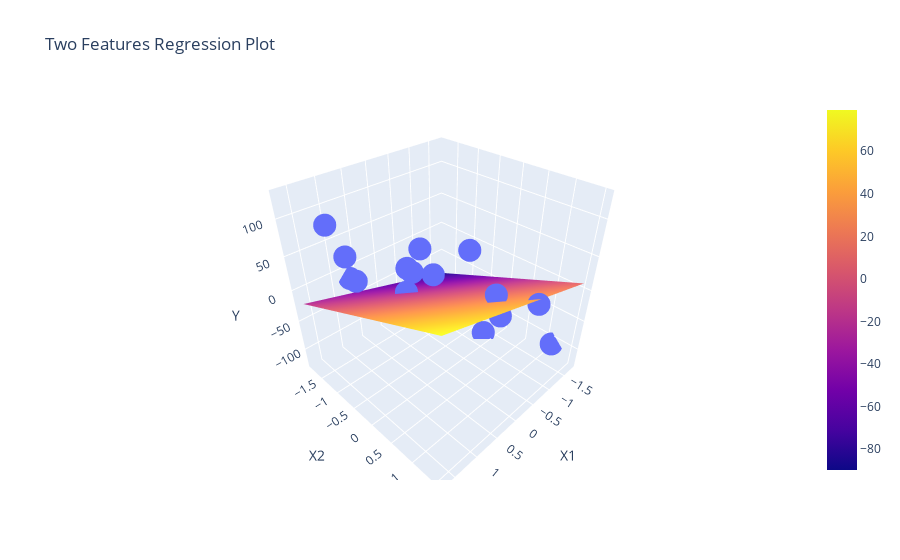

This figure's notebook cell:
### Code cell
second_set.plot_container()

### Figure 1 — Plotly figure (JSON) as saved in the notebook; plotly's stock layout.template omitted (floating-point values rounded to 4 significant figures; data arrays with more than 128 entries replaced by an {"elided": "..."} marker saying what was removed)
{"data": [{"mode": "markers", "type": "scatter3d", "x": [0.8428, -0.3201, -0.7156, 0.6838, 0.6155, -1.27, -0.04566, -0.5412, -0.4217, -1.74, 1.022, 1.679, 1.147, 0.608, 0.6886, -0.3203, -0.007328, 0.5189, -0.3627, 0.196], "y": [1.177, -0.6763, 0.6088, -0.198, -1.747, -0.1703, -1.713, -0.05971, -0.8901, 1.132, 0.48, -0.684, -1.156, -0.1676, -1.831, -0.3944, 1.003, 0.2055, 1.525, -0.8179], "z": [127.1, -56.45, -36.94, 56.01, -19.97, -125.3, -83.06, -53.36, -80.33, -108.7, 112.6, 123.9, 54.94, 49.06, -15.76, -45.39, 38.75, 55.74, 32.77, -18.93]}, {"name": "model", "type": "surface", "x": {"elided": "100x100 float values"}, "y": {"elided": "100x100 float values"}, "z": {"elided": "100x100 float values"}}], "layout": {"hovermode": "closest", "scene": {"xaxis": {"title": {"text": "X1"}}, "yaxis": {"title": {"text": "X2"}}, "zaxis": {"title": {"text": "Y"}}}, "title": {"text": "Two Features Regression Plot"}}}
